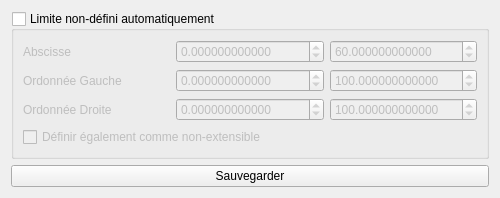
<?xml version="1.0" encoding="UTF-8"?>
<ui version="4.0">
 <class>OrdinateurWidgetMinMax</class>
 <widget class="QWidget" name="OrdinateurWidgetMinMax">
  <property name="geometry">
   <rect>
    <x>0</x>
    <y>0</y>
    <width>500</width>
    <height>176</height>
   </rect>
  </property>
  <property name="windowTitle">
   <string>Form</string>
  </property>
  <layout class="QVBoxLayout" name="verticalLayout">
   <item>
    <widget class="QGroupBox" name="Auto">
     <property name="title">
      <string>Limite non-défini automatiquement</string>
     </property>
     <property name="checkable">
      <bool>true</bool>
     </property>
     <property name="checked">
      <bool>false</bool>
     </property>
     <layout class="QGridLayout" name="gridLayout">
      <item row="0" column="0">
       <widget class="QLabel" name="label">
        <property name="text">
         <string>Abscisse</string>
        </property>
       </widget>
      </item>
      <item row="0" column="1">
       <widget class="QDoubleSpinBox" name="XMin">
        <property name="decimals">
         <number>12</number>
        </property>
        <property name="minimum">
         <double>-1000000000000.000000000000000</double>
        </property>
        <property name="maximum">
         <double>1000000000000.000000000000000</double>
        </property>
       </widget>
      </item>
      <item row="0" column="2">
       <widget class="QDoubleSpinBox" name="XMax">
        <property name="decimals">
         <number>12</number>
        </property>
        <property name="minimum">
         <double>-1000000000000.000000000000000</double>
        </property>
        <property name="maximum">
         <double>1000000000000.000000000000000</double>
        </property>
        <property name="value">
         <double>60.000000000000000</double>
        </property>
       </widget>
      </item>
      <item row="1" column="0">
       <widget class="QLabel" name="label_2">
        <property name="text">
         <string>Ordonnée Gauche</string>
        </property>
       </widget>
      </item>
      <item row="1" column="1">
       <widget class="QDoubleSpinBox" name="YGMin">
        <property name="decimals">
         <number>12</number>
        </property>
        <property name="minimum">
         <double>-1000000000000.000000000000000</double>
        </property>
        <property name="maximum">
         <double>1000000000000.000000000000000</double>
        </property>
       </widget>
      </item>
      <item row="1" column="2">
       <widget class="QDoubleSpinBox" name="YGMax">
        <property name="decimals">
         <number>12</number>
        </property>
        <property name="minimum">
         <double>-1000000000000.000000000000000</double>
        </property>
        <property name="maximum">
         <double>1000000000000.000000000000000</double>
        </property>
        <property name="value">
         <double>100.000000000000000</double>
        </property>
       </widget>
      </item>
      <item row="2" column="0">
       <widget class="QLabel" name="label_3">
        <property name="text">
         <string>Ordonnée Droite</string>
        </property>
       </widget>
      </item>
      <item row="2" column="1">
       <widget class="QDoubleSpinBox" name="YDMin">
        <property name="decimals">
         <number>12</number>
        </property>
        <property name="minimum">
         <double>-1000000000000.000000000000000</double>
        </property>
        <property name="maximum">
         <double>1000000000000.000000000000000</double>
        </property>
       </widget>
      </item>
      <item row="2" column="2">
       <widget class="QDoubleSpinBox" name="YDMax">
        <property name="decimals">
         <number>12</number>
        </property>
        <property name="minimum">
         <double>-1000000000000.000000000000000</double>
        </property>
        <property name="maximum">
         <double>1000000000000.000000000000000</double>
        </property>
        <property name="value">
         <double>100.000000000000000</double>
        </property>
       </widget>
      </item>
      <item row="3" column="0" colspan="2">
       <widget class="QCheckBox" name="Limite">
        <property name="text">
         <string>Définir également comme non-extensible</string>
        </property>
       </widget>
      </item>
     </layout>
    </widget>
   </item>
   <item>
    <widget class="QPushButton" name="Sauvegarder">
     <property name="text">
      <string>Sauvegarder</string>
     </property>
    </widget>
   </item>
  </layout>
 </widget>
 <resources/>
 <connections/>
</ui>
